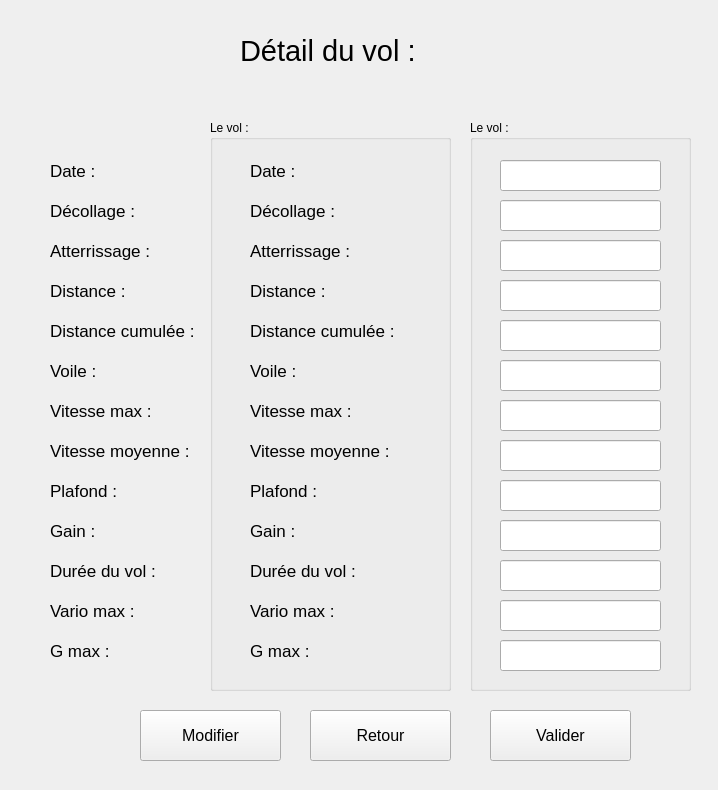
<?xml version="1.0" encoding="UTF-8"?>
<ui version="4.0">
 <class>Detail_vol</class>
 <widget class="QWidget" name="Detail_vol">
  <property name="geometry">
   <rect>
    <x>0</x>
    <y>0</y>
    <width>718</width>
    <height>790</height>
   </rect>
  </property>
  <property name="windowTitle">
   <string>Form</string>
  </property>
  <widget class="QLabel" name="lb_detail_vol">
   <property name="geometry">
    <rect>
     <x>240</x>
     <y>30</y>
     <width>211</width>
     <height>41</height>
    </rect>
   </property>
   <property name="font">
    <font>
     <pointsize>22</pointsize>
    </font>
   </property>
   <property name="text">
    <string>Détail du vol :</string>
   </property>
  </widget>
  <widget class="QLabel" name="lb_detail_vol_date">
   <property name="geometry">
    <rect>
     <x>50</x>
     <y>160</y>
     <width>101</width>
     <height>21</height>
    </rect>
   </property>
   <property name="font">
    <font>
     <pointsize>13</pointsize>
    </font>
   </property>
   <property name="text">
    <string>Date :</string>
   </property>
  </widget>
  <widget class="QLabel" name="lb_detail_vol_decollage">
   <property name="geometry">
    <rect>
     <x>50</x>
     <y>200</y>
     <width>101</width>
     <height>21</height>
    </rect>
   </property>
   <property name="font">
    <font>
     <pointsize>13</pointsize>
    </font>
   </property>
   <property name="frameShape">
    <enum>QFrame::NoFrame</enum>
   </property>
   <property name="text">
    <string>Décollage :</string>
   </property>
  </widget>
  <widget class="QLabel" name="lb_detail_vol_atterrissage">
   <property name="geometry">
    <rect>
     <x>50</x>
     <y>240</y>
     <width>101</width>
     <height>21</height>
    </rect>
   </property>
   <property name="font">
    <font>
     <pointsize>13</pointsize>
    </font>
   </property>
   <property name="frameShape">
    <enum>QFrame::NoFrame</enum>
   </property>
   <property name="text">
    <string>Atterrissage :</string>
   </property>
  </widget>
  <widget class="QLabel" name="lb_detail_vol_distance">
   <property name="geometry">
    <rect>
     <x>50</x>
     <y>280</y>
     <width>101</width>
     <height>21</height>
    </rect>
   </property>
   <property name="font">
    <font>
     <pointsize>13</pointsize>
    </font>
   </property>
   <property name="text">
    <string>Distance :</string>
   </property>
  </widget>
  <widget class="QLabel" name="lb_detail_vol_distance_cumulee">
   <property name="geometry">
    <rect>
     <x>50</x>
     <y>320</y>
     <width>151</width>
     <height>21</height>
    </rect>
   </property>
   <property name="font">
    <font>
     <pointsize>13</pointsize>
    </font>
   </property>
   <property name="text">
    <string>Distance cumulée :</string>
   </property>
  </widget>
  <widget class="QLabel" name="lb_detail_vol_voile">
   <property name="geometry">
    <rect>
     <x>50</x>
     <y>360</y>
     <width>101</width>
     <height>21</height>
    </rect>
   </property>
   <property name="font">
    <font>
     <pointsize>13</pointsize>
    </font>
   </property>
   <property name="text">
    <string>Voile :</string>
   </property>
  </widget>
  <widget class="QLabel" name="lb_detail_vol_vitesse_max">
   <property name="geometry">
    <rect>
     <x>50</x>
     <y>400</y>
     <width>101</width>
     <height>21</height>
    </rect>
   </property>
   <property name="font">
    <font>
     <pointsize>13</pointsize>
    </font>
   </property>
   <property name="text">
    <string>Vitesse max :</string>
   </property>
  </widget>
  <widget class="QLabel" name="lb_detail_vol_vitesse_moyenne">
   <property name="geometry">
    <rect>
     <x>50</x>
     <y>440</y>
     <width>141</width>
     <height>21</height>
    </rect>
   </property>
   <property name="font">
    <font>
     <pointsize>13</pointsize>
    </font>
   </property>
   <property name="text">
    <string>Vitesse moyenne :</string>
   </property>
  </widget>
  <widget class="QLabel" name="lb_detail_vol_plafond">
   <property name="geometry">
    <rect>
     <x>50</x>
     <y>480</y>
     <width>101</width>
     <height>21</height>
    </rect>
   </property>
   <property name="font">
    <font>
     <pointsize>13</pointsize>
    </font>
   </property>
   <property name="text">
    <string>Plafond :</string>
   </property>
  </widget>
  <widget class="QLabel" name="lb_detail_vol_gain">
   <property name="geometry">
    <rect>
     <x>50</x>
     <y>520</y>
     <width>101</width>
     <height>21</height>
    </rect>
   </property>
   <property name="font">
    <font>
     <pointsize>13</pointsize>
    </font>
   </property>
   <property name="text">
    <string>Gain :</string>
   </property>
  </widget>
  <widget class="QLabel" name="lb_detail_vol_temps_vol">
   <property name="geometry">
    <rect>
     <x>50</x>
     <y>560</y>
     <width>121</width>
     <height>21</height>
    </rect>
   </property>
   <property name="font">
    <font>
     <pointsize>13</pointsize>
    </font>
   </property>
   <property name="text">
    <string>Durée du vol :</string>
   </property>
  </widget>
  <widget class="QLabel" name="lb_detail_vol_vario_max">
   <property name="geometry">
    <rect>
     <x>50</x>
     <y>600</y>
     <width>101</width>
     <height>21</height>
    </rect>
   </property>
   <property name="font">
    <font>
     <pointsize>13</pointsize>
    </font>
   </property>
   <property name="text">
    <string>Vario max :</string>
   </property>
  </widget>
  <widget class="QLabel" name="lb_detail_vol_gmax">
   <property name="geometry">
    <rect>
     <x>50</x>
     <y>640</y>
     <width>101</width>
     <height>21</height>
    </rect>
   </property>
   <property name="font">
    <font>
     <pointsize>13</pointsize>
    </font>
   </property>
   <property name="text">
    <string>G max :</string>
   </property>
  </widget>
  <widget class="QGroupBox" name="gb_detail_vol_label">
   <property name="enabled">
    <bool>true</bool>
   </property>
   <property name="geometry">
    <rect>
     <x>210</x>
     <y>120</y>
     <width>241</width>
     <height>571</height>
    </rect>
   </property>
   <property name="title">
    <string>Le vol :</string>
   </property>
   <widget class="QLabel" name="lb_detail_vol_gmax_2">
    <property name="geometry">
     <rect>
      <x>40</x>
      <y>520</y>
      <width>101</width>
      <height>21</height>
     </rect>
    </property>
    <property name="font">
     <font>
      <pointsize>13</pointsize>
     </font>
    </property>
    <property name="text">
     <string>G max :</string>
    </property>
   </widget>
   <widget class="QLabel" name="lb_detail_vol_voile_2">
    <property name="geometry">
     <rect>
      <x>40</x>
      <y>240</y>
      <width>101</width>
      <height>21</height>
     </rect>
    </property>
    <property name="font">
     <font>
      <pointsize>13</pointsize>
     </font>
    </property>
    <property name="text">
     <string>Voile :</string>
    </property>
   </widget>
   <widget class="QLabel" name="lb_detail_vol_temps_vol_2">
    <property name="geometry">
     <rect>
      <x>40</x>
      <y>440</y>
      <width>121</width>
      <height>21</height>
     </rect>
    </property>
    <property name="font">
     <font>
      <pointsize>13</pointsize>
     </font>
    </property>
    <property name="text">
     <string>Durée du vol :</string>
    </property>
   </widget>
   <widget class="QLabel" name="lb_detail_vol_decollage_2">
    <property name="geometry">
     <rect>
      <x>40</x>
      <y>80</y>
      <width>101</width>
      <height>21</height>
     </rect>
    </property>
    <property name="font">
     <font>
      <pointsize>13</pointsize>
     </font>
    </property>
    <property name="frameShape">
     <enum>QFrame::NoFrame</enum>
    </property>
    <property name="text">
     <string>Décollage :</string>
    </property>
   </widget>
   <widget class="QLabel" name="lb_detail_vol_vitesse_max_2">
    <property name="geometry">
     <rect>
      <x>40</x>
      <y>280</y>
      <width>101</width>
      <height>21</height>
     </rect>
    </property>
    <property name="font">
     <font>
      <pointsize>13</pointsize>
     </font>
    </property>
    <property name="text">
     <string>Vitesse max :</string>
    </property>
   </widget>
   <widget class="QLabel" name="lb_detail_vol_distance_2">
    <property name="geometry">
     <rect>
      <x>40</x>
      <y>160</y>
      <width>101</width>
      <height>21</height>
     </rect>
    </property>
    <property name="font">
     <font>
      <pointsize>13</pointsize>
     </font>
    </property>
    <property name="text">
     <string>Distance :</string>
    </property>
   </widget>
   <widget class="QLabel" name="lb_detail_vol_date_2">
    <property name="geometry">
     <rect>
      <x>40</x>
      <y>40</y>
      <width>101</width>
      <height>21</height>
     </rect>
    </property>
    <property name="font">
     <font>
      <pointsize>13</pointsize>
     </font>
    </property>
    <property name="text">
     <string>Date :</string>
    </property>
   </widget>
   <widget class="QLabel" name="lb_detail_vol_vario_max_2">
    <property name="geometry">
     <rect>
      <x>40</x>
      <y>480</y>
      <width>101</width>
      <height>21</height>
     </rect>
    </property>
    <property name="font">
     <font>
      <pointsize>13</pointsize>
     </font>
    </property>
    <property name="text">
     <string>Vario max :</string>
    </property>
   </widget>
   <widget class="QLabel" name="lb_detail_vol_plafond_2">
    <property name="geometry">
     <rect>
      <x>40</x>
      <y>360</y>
      <width>101</width>
      <height>21</height>
     </rect>
    </property>
    <property name="font">
     <font>
      <pointsize>13</pointsize>
     </font>
    </property>
    <property name="text">
     <string>Plafond :</string>
    </property>
   </widget>
   <widget class="QLabel" name="lb_detail_vol_vitesse_moyenne_2">
    <property name="geometry">
     <rect>
      <x>40</x>
      <y>320</y>
      <width>141</width>
      <height>21</height>
     </rect>
    </property>
    <property name="font">
     <font>
      <pointsize>13</pointsize>
     </font>
    </property>
    <property name="text">
     <string>Vitesse moyenne :</string>
    </property>
   </widget>
   <widget class="QLabel" name="lb_detail_vol_gain_2">
    <property name="geometry">
     <rect>
      <x>40</x>
      <y>400</y>
      <width>101</width>
      <height>21</height>
     </rect>
    </property>
    <property name="font">
     <font>
      <pointsize>13</pointsize>
     </font>
    </property>
    <property name="text">
     <string>Gain :</string>
    </property>
   </widget>
   <widget class="QLabel" name="lb_detail_vol_distance_cumulee_2">
    <property name="geometry">
     <rect>
      <x>40</x>
      <y>200</y>
      <width>151</width>
      <height>21</height>
     </rect>
    </property>
    <property name="font">
     <font>
      <pointsize>13</pointsize>
     </font>
    </property>
    <property name="text">
     <string>Distance cumulée :</string>
    </property>
   </widget>
   <widget class="QLabel" name="lb_detail_vol_atterrissage_2">
    <property name="geometry">
     <rect>
      <x>40</x>
      <y>120</y>
      <width>101</width>
      <height>21</height>
     </rect>
    </property>
    <property name="font">
     <font>
      <pointsize>13</pointsize>
     </font>
    </property>
    <property name="frameShape">
     <enum>QFrame::NoFrame</enum>
    </property>
    <property name="text">
     <string>Atterrissage :</string>
    </property>
   </widget>
  </widget>
  <widget class="QGroupBox" name="gb_detail_vol_le">
   <property name="geometry">
    <rect>
     <x>470</x>
     <y>120</y>
     <width>221</width>
     <height>571</height>
    </rect>
   </property>
   <property name="title">
    <string>Le vol :</string>
   </property>
   <widget class="QLineEdit" name="le_detail_vol_date">
    <property name="geometry">
     <rect>
      <x>30</x>
      <y>40</y>
      <width>161</width>
      <height>31</height>
     </rect>
    </property>
   </widget>
   <widget class="QLineEdit" name="le_detail_vol_decollage">
    <property name="geometry">
     <rect>
      <x>30</x>
      <y>80</y>
      <width>161</width>
      <height>31</height>
     </rect>
    </property>
   </widget>
   <widget class="QLineEdit" name="le_detail_vol_atterrissage">
    <property name="geometry">
     <rect>
      <x>30</x>
      <y>120</y>
      <width>161</width>
      <height>31</height>
     </rect>
    </property>
   </widget>
   <widget class="QLineEdit" name="le_detail_vol_distance">
    <property name="geometry">
     <rect>
      <x>30</x>
      <y>160</y>
      <width>161</width>
      <height>31</height>
     </rect>
    </property>
   </widget>
   <widget class="QLineEdit" name="le_detail_vol_distance_cumulee">
    <property name="geometry">
     <rect>
      <x>30</x>
      <y>200</y>
      <width>161</width>
      <height>31</height>
     </rect>
    </property>
   </widget>
   <widget class="QLineEdit" name="le_detail_vol_voile">
    <property name="geometry">
     <rect>
      <x>30</x>
      <y>240</y>
      <width>161</width>
      <height>31</height>
     </rect>
    </property>
   </widget>
   <widget class="QLineEdit" name="le_detail_vol_vitesse_max">
    <property name="geometry">
     <rect>
      <x>30</x>
      <y>280</y>
      <width>161</width>
      <height>31</height>
     </rect>
    </property>
   </widget>
   <widget class="QLineEdit" name="le_detail_vol_vitesse_moyenne">
    <property name="geometry">
     <rect>
      <x>30</x>
      <y>320</y>
      <width>161</width>
      <height>31</height>
     </rect>
    </property>
   </widget>
   <widget class="QLineEdit" name="le_detail_vol_plafond">
    <property name="geometry">
     <rect>
      <x>30</x>
      <y>360</y>
      <width>161</width>
      <height>31</height>
     </rect>
    </property>
   </widget>
   <widget class="QLineEdit" name="le_detail_vol_gain">
    <property name="geometry">
     <rect>
      <x>30</x>
      <y>400</y>
      <width>161</width>
      <height>31</height>
     </rect>
    </property>
   </widget>
   <widget class="QLineEdit" name="le_detail_vol_temps_vol">
    <property name="geometry">
     <rect>
      <x>30</x>
      <y>440</y>
      <width>161</width>
      <height>31</height>
     </rect>
    </property>
   </widget>
   <widget class="QLineEdit" name="le_detail_vol_vario_max">
    <property name="geometry">
     <rect>
      <x>30</x>
      <y>480</y>
      <width>161</width>
      <height>31</height>
     </rect>
    </property>
   </widget>
   <widget class="QLineEdit" name="le_detail_vol_gmax">
    <property name="geometry">
     <rect>
      <x>30</x>
      <y>520</y>
      <width>161</width>
      <height>31</height>
     </rect>
    </property>
   </widget>
  </widget>
  <widget class="QPushButton" name="pb_detail_vol_modifier">
   <property name="geometry">
    <rect>
     <x>140</x>
     <y>710</y>
     <width>141</width>
     <height>51</height>
    </rect>
   </property>
   <property name="font">
    <font>
     <pointsize>12</pointsize>
    </font>
   </property>
   <property name="text">
    <string>Modifier</string>
   </property>
  </widget>
  <widget class="QPushButton" name="pb_detail_vol_retour">
   <property name="geometry">
    <rect>
     <x>310</x>
     <y>710</y>
     <width>141</width>
     <height>51</height>
    </rect>
   </property>
   <property name="font">
    <font>
     <pointsize>12</pointsize>
    </font>
   </property>
   <property name="text">
    <string>Retour</string>
   </property>
  </widget>
  <widget class="QPushButton" name="pb_detail_vol_valider">
   <property name="geometry">
    <rect>
     <x>490</x>
     <y>710</y>
     <width>141</width>
     <height>51</height>
    </rect>
   </property>
   <property name="font">
    <font>
     <pointsize>12</pointsize>
    </font>
   </property>
   <property name="text">
    <string>Valider</string>
   </property>
  </widget>
 </widget>
 <resources/>
 <connections/>
</ui>
